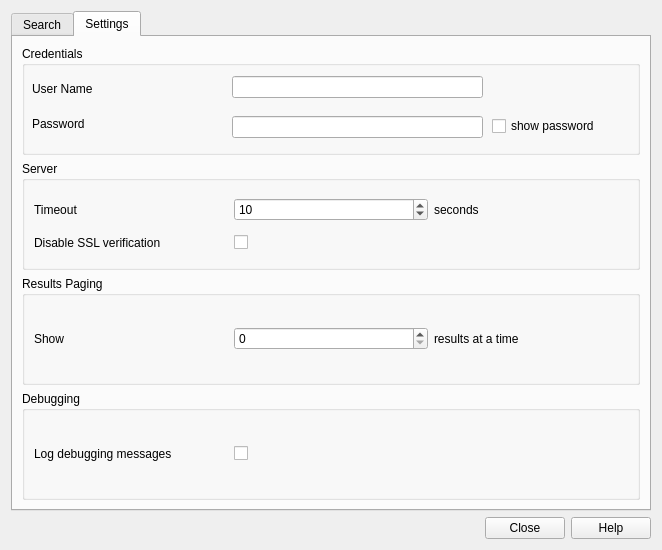
<?xml version="1.0" encoding="UTF-8"?>
<ui version="4.0">
 <class>QarcConnectDialog</class>
 <widget class="QDialog" name="QarcConnectDialog">
  <property name="geometry">
   <rect>
    <x>0</x>
    <y>0</y>
    <width>658</width>
    <height>550</height>
   </rect>
  </property>
  <property name="sizePolicy">
   <sizepolicy hsizetype="Expanding" vsizetype="Maximum">
    <horstretch>0</horstretch>
    <verstretch>0</verstretch>
   </sizepolicy>
  </property>
  <property name="windowTitle">
   <string>QarcConnect</string>
  </property>
  <layout class="QVBoxLayout" name="verticalLayout">
   <item>
    <widget class="QTabWidget" name="tabWidget">
     <property name="currentIndex">
      <number>1</number>
     </property>
     <widget class="QWidget" name="tabSearch">
      <attribute name="title">
       <string>Search</string>
      </attribute>
      <layout class="QVBoxLayout" name="verticalLayout_2">
       <item>
        <widget class="QGroupBox" name="groupBox">
         <property name="sizePolicy">
          <sizepolicy hsizetype="Expanding" vsizetype="Fixed">
           <horstretch>0</horstretch>
           <verstretch>0</verstretch>
          </sizepolicy>
         </property>
         <property name="title">
          <string>Find</string>
         </property>
         <layout class="QGridLayout" name="gridLayout_3">
          <item row="0" column="1">
           <widget class="QgsFilterLineEdit" name="leKeywords">
            <property name="sizePolicy">
             <sizepolicy hsizetype="Expanding" vsizetype="Fixed">
              <horstretch>0</horstretch>
              <verstretch>0</verstretch>
             </sizepolicy>
            </property>
           </widget>
          </item>
          <item row="0" column="0">
           <widget class="QLabel" name="label_3">
            <property name="text">
             <string>Keywords</string>
            </property>
           </widget>
          </item>
          <item row="2" column="3" colspan="2">
           <widget class="QPushButton" name="btnCanvasBbox">
            <property name="text">
             <string>Map extent</string>
            </property>
           </widget>
          </item>
          <item row="2" column="5">
           <widget class="QPushButton" name="btnSearch">
            <property name="text">
             <string>Search</string>
            </property>
           </widget>
          </item>
          <item row="1" column="3" colspan="2">
           <widget class="QPushButton" name="btnGlobalBbox">
            <property name="text">
             <string>Set global</string>
            </property>
           </widget>
          </item>
          <item row="0" column="3" colspan="3">
           <widget class="QComboBox" name="cmbConnectionsSearch">
            <property name="sizePolicy">
             <sizepolicy hsizetype="Expanding" vsizetype="Fixed">
              <horstretch>0</horstretch>
              <verstretch>0</verstretch>
             </sizepolicy>
            </property>
           </widget>
          </item>
          <item row="1" column="0" rowspan="2" colspan="3">
           <layout class="QGridLayout" name="gridLayout_2">
            <item row="0" column="0">
             <widget class="QLabel" name="label_4">
              <property name="text">
               <string>Xmax</string>
              </property>
             </widget>
            </item>
            <item row="0" column="1">
             <widget class="QLineEdit" name="leEast">
              <property name="enabled">
               <bool>true</bool>
              </property>
              <property name="minimumSize">
               <size>
                <width>85</width>
                <height>0</height>
               </size>
              </property>
              <property name="text">
               <string>180</string>
              </property>
             </widget>
            </item>
            <item row="0" column="2">
             <widget class="QLabel" name="label_7">
              <property name="text">
               <string>Ymax</string>
              </property>
             </widget>
            </item>
            <item row="0" column="3" colspan="2">
             <widget class="QLineEdit" name="leNorth">
              <property name="minimumSize">
               <size>
                <width>85</width>
                <height>0</height>
               </size>
              </property>
              <property name="text">
               <string>90</string>
              </property>
             </widget>
            </item>
            <item row="1" column="0">
             <widget class="QLabel" name="label_6">
              <property name="text">
               <string>Xmin</string>
              </property>
             </widget>
            </item>
            <item row="1" column="1">
             <widget class="QLineEdit" name="leWest">
              <property name="minimumSize">
               <size>
                <width>85</width>
                <height>0</height>
               </size>
              </property>
              <property name="text">
               <string>-180</string>
              </property>
             </widget>
            </item>
            <item row="1" column="2">
             <widget class="QLabel" name="label_8">
              <property name="text">
               <string>Ymin</string>
              </property>
             </widget>
            </item>
            <item row="1" column="3" colspan="2">
             <widget class="QLineEdit" name="leSouth">
              <property name="minimumSize">
               <size>
                <width>85</width>
                <height>0</height>
               </size>
              </property>
              <property name="text">
               <string>-90</string>
              </property>
             </widget>
            </item>
           </layout>
          </item>
          <item row="0" column="2">
           <widget class="QLabel" name="label">
            <property name="text">
             <string>        From</string>
            </property>
           </widget>
          </item>
         </layout>
        </widget>
       </item>
       <item>
        <widget class="QGroupBox" name="groupBox_2">
         <property name="sizePolicy">
          <sizepolicy hsizetype="Preferred" vsizetype="Expanding">
           <horstretch>0</horstretch>
           <verstretch>0</verstretch>
          </sizepolicy>
         </property>
         <property name="title">
          <string>Results</string>
         </property>
         <layout class="QGridLayout" name="gridLayout_5">
          <item row="1" column="0" colspan="3">
           <widget class="QLabel" name="lblResults">
            <property name="text">
             <string/>
            </property>
           </widget>
          </item>
          <item row="3" column="0">
           <widget class="QPushButton" name="btnFirst">
            <property name="text">
             <string>&lt;&lt;</string>
            </property>
           </widget>
          </item>
          <item row="1" column="3" colspan="2">
           <widget class="QPushButton" name="btnViewRawAPIResponse">
            <property name="text">
             <string>View Raw API Response</string>
            </property>
           </widget>
          </item>
          <item row="3" column="1">
           <widget class="QPushButton" name="btnPrev">
            <property name="minimumSize">
             <size>
              <width>145</width>
              <height>27</height>
             </size>
            </property>
            <property name="text">
             <string>&lt;</string>
            </property>
           </widget>
          </item>
          <item row="2" column="0" colspan="5">
           <widget class="QTreeWidget" name="treeRecords">
            <property name="toolTip">
             <string>Double-click to see full record information</string>
            </property>
            <property name="editTriggers">
             <set>QAbstractItemView::EditTrigger::NoEditTriggers</set>
            </property>
            <property name="alternatingRowColors">
             <bool>true</bool>
            </property>
            <property name="rootIsDecorated">
             <bool>false</bool>
            </property>
            <property name="itemsExpandable">
             <bool>false</bool>
            </property>
            <property name="sortingEnabled">
             <bool>true</bool>
            </property>
            <property name="allColumnsShowFocus">
             <bool>true</bool>
            </property>
            <attribute name="headerStretchLastSection">
             <bool>true</bool>
            </attribute>
            <column>
             <property name="text">
              <string>Type</string>
             </property>
            </column>
            <column>
             <property name="text">
              <string>Title</string>
             </property>
            </column>
           </widget>
          </item>
          <item row="3" column="4">
           <widget class="QPushButton" name="btnLast">
            <property name="minimumSize">
             <size>
              <width>140</width>
              <height>0</height>
             </size>
            </property>
            <property name="text">
             <string>&gt;&gt;</string>
            </property>
           </widget>
          </item>
          <item row="3" column="3">
           <widget class="QPushButton" name="btnNext">
            <property name="minimumSize">
             <size>
              <width>140</width>
              <height>0</height>
             </size>
            </property>
            <property name="text">
             <string>&gt;</string>
            </property>
           </widget>
          </item>
          <item row="5" column="0">
           <widget class="QToolButton" name="tbAddData">
            <property name="sizePolicy">
             <sizepolicy hsizetype="Expanding" vsizetype="Expanding">
              <horstretch>0</horstretch>
              <verstretch>0</verstretch>
             </sizepolicy>
            </property>
            <property name="minimumSize">
             <size>
              <width>145</width>
              <height>27</height>
             </size>
            </property>
            <property name="maximumSize">
             <size>
              <width>145</width>
              <height>27</height>
             </size>
            </property>
            <property name="text">
             <string>Add Data</string>
            </property>
            <property name="popupMode">
             <enum>QToolButton::ToolButtonPopupMode::InstantPopup</enum>
            </property>
            <property name="toolButtonStyle">
             <enum>Qt::ToolButtonStyle::ToolButtonTextOnly</enum>
            </property>
            <property name="autoRaise">
             <bool>false</bool>
            </property>
            <property name="arrowType">
             <enum>Qt::ArrowType::NoArrow</enum>
            </property>
            <action name="mActionAddWms">
             <property name="icon">
              <iconset>
               <normaloff>:/images/themes/default/mActionAddWmsLayer.svg</normaloff>:/images/themes/default/mActionAddWmsLayer.svg</iconset>
             </property>
             <property name="text">
              <string>Add WMS/WMTS</string>
             </property>
            </action>
            <action name="mActionAddWfs">
             <property name="icon">
              <iconset>
               <normaloff>:/images/themes/default/mActionAddWfsLayer.svg</normaloff>:/images/themes/default/mActionAddWfsLayer.svg</iconset>
             </property>
             <property name="text">
              <string>Add WFS</string>
             </property>
            </action>
            <action name="mActionAddWcs">
             <property name="icon">
              <iconset>
               <normaloff>:/images/themes/default/mActionAddWcsLayer.svg</normaloff>:/images/themes/default/mActionAddWcsLayer.svg</iconset>
             </property>
             <property name="text">
              <string>Add WCS</string>
             </property>
            </action>
            <action name="mActionAddAms">
             <property name="icon">
              <iconset>
               <normaloff>:/images/themes/default/mActionAddAmsLayer.svg</normaloff>:/images/themes/default/mActionAddAmsLayer.svg</iconset>
             </property>
             <property name="text">
              <string>Add ArcGIS MapServer</string>
             </property>
            </action>
            <action name="mActionAddAfs">
             <property name="icon">
              <iconset>
               <normaloff>:/images/themes/default/mActionAddAfsLayer.svg</normaloff>:/images/themes/default/mActionAddAfsLayer.svg</iconset>
             </property>
             <property name="text">
              <string>Add ArcGIS FeatureServer</string>
             </property>
            </action>
            <action name="mActionAddGisFile">
             <property name="icon">
              <iconset>
               <normaloff>:/images/themes/default/mActionAddAfsLayer.svg</normaloff>:/images/themes/default/mActionAddAfsLayer.svg</iconset>
             </property>
             <property name="text">
              <string>Add GIS File</string>
             </property>
            </action>
            <addaction name="mActionAddWms"/>
            <addaction name="mActionAddWfs"/>
            <addaction name="mActionAddWcs"/>
            <addaction name="mActionAddAms"/>
            <addaction name="mActionAddAfs"/>
            <addaction name="mActionAddGisFile"/>
           </widget>
          </item>
         </layout>
         <zorder>treeRecords</zorder>
         <zorder>lblResults</zorder>
         <zorder>btnPrev</zorder>
         <zorder>btnFirst</zorder>
         <zorder>btnViewRawAPIResponse</zorder>
         <zorder>btnLast</zorder>
         <zorder>btnNext</zorder>
         <zorder>tbAddData</zorder>
        </widget>
       </item>
      </layout>
     </widget>
     <widget class="QWidget" name="tabSettings">
      <attribute name="title">
       <string>Settings</string>
      </attribute>
      <layout class="QVBoxLayout" name="verticalLayout_4">
       <item>
        <widget class="QGroupBox" name="groupBox_6">
         <property name="title">
          <string>Credentials</string>
         </property>
         <widget class="QLabel" name="label_14">
          <property name="geometry">
           <rect>
            <x>10</x>
            <y>31</y>
            <width>195</width>
            <height>24</height>
           </rect>
          </property>
          <property name="text">
           <string>User Name</string>
          </property>
         </widget>
         <widget class="QLabel" name="label_15">
          <property name="geometry">
           <rect>
            <x>10</x>
            <y>70</y>
            <width>195</width>
            <height>16</height>
           </rect>
          </property>
          <property name="text">
           <string>Password</string>
          </property>
         </widget>
         <widget class="QLineEdit" name="UserNameInput">
          <property name="geometry">
           <rect>
            <x>210</x>
            <y>30</y>
            <width>251</width>
            <height>22</height>
           </rect>
          </property>
         </widget>
         <widget class="QLineEdit" name="password_input">
          <property name="geometry">
           <rect>
            <x>210</x>
            <y>70</y>
            <width>251</width>
            <height>22</height>
           </rect>
          </property>
          <property name="inputMethodHints">
           <set>Qt::InputMethodHint::ImhHiddenText|Qt::InputMethodHint::ImhNoAutoUppercase|Qt::InputMethodHint::ImhNoPredictiveText|Qt::InputMethodHint::ImhSensitiveData</set>
          </property>
          <property name="echoMode">
           <enum>QLineEdit::EchoMode::Password</enum>
          </property>
          <property name="clearButtonEnabled">
           <bool>true</bool>
          </property>
         </widget>
         <widget class="QCheckBox" name="show_password_checkbox">
          <property name="geometry">
           <rect>
            <x>470</x>
            <y>70</y>
            <width>121</width>
            <height>20</height>
           </rect>
          </property>
          <property name="text">
           <string>show password</string>
          </property>
         </widget>
        </widget>
       </item>
       <item>
        <widget class="QGroupBox" name="groupBox_4">
         <property name="title">
          <string>Server</string>
         </property>
         <layout class="QGridLayout" name="gridLayout_4">
          <item row="0" column="2">
           <widget class="QSpinBox" name="spnTimeout">
            <property name="value">
             <number>10</number>
            </property>
           </widget>
          </item>
          <item row="1" column="0">
           <widget class="QLabel" name="label_11">
            <property name="text">
             <string>Disable SSL verification</string>
            </property>
           </widget>
          </item>
          <item row="1" column="2">
           <widget class="QCheckBox" name="disableSSLVerification">
            <property name="text">
             <string/>
            </property>
           </widget>
          </item>
          <item row="0" column="3">
           <widget class="QLabel" name="label_9">
            <property name="text">
             <string>seconds</string>
            </property>
           </widget>
          </item>
          <item row="0" column="0">
           <widget class="QLabel" name="label_10">
            <property name="text">
             <string>Timeout</string>
            </property>
           </widget>
          </item>
         </layout>
        </widget>
       </item>
       <item>
        <widget class="QGroupBox" name="groupBox_3">
         <property name="title">
          <string>Results Paging</string>
         </property>
         <layout class="QHBoxLayout" name="horizontalLayout_2">
          <item>
           <widget class="QLabel" name="label_5">
            <property name="text">
             <string>Show</string>
            </property>
           </widget>
          </item>
          <item>
           <widget class="QSpinBox" name="spnRecords"/>
          </item>
          <item>
           <widget class="QLabel" name="label_2">
            <property name="text">
             <string>results at a time</string>
            </property>
            <property name="alignment">
             <set>Qt::AlignmentFlag::AlignLeading|Qt::AlignmentFlag::AlignLeft|Qt::AlignmentFlag::AlignVCenter</set>
            </property>
           </widget>
          </item>
         </layout>
        </widget>
       </item>
       <item>
        <widget class="QGroupBox" name="groupBox_5">
         <property name="title">
          <string>Debugging</string>
         </property>
         <layout class="QHBoxLayout" name="horizontalLayout">
          <item>
           <widget class="QLabel" name="label_12">
            <property name="text">
             <string>Log debugging messages</string>
            </property>
           </widget>
          </item>
          <item>
           <widget class="QCheckBox" name="logDebuggingMessages">
            <property name="text">
             <string/>
            </property>
           </widget>
          </item>
          <item>
           <widget class="QLabel" name="label_13">
            <property name="text">
             <string/>
            </property>
           </widget>
          </item>
         </layout>
        </widget>
       </item>
      </layout>
     </widget>
    </widget>
   </item>
   <item>
    <widget class="QDialogButtonBox" name="buttonBox">
     <property name="orientation">
      <enum>Qt::Orientation::Horizontal</enum>
     </property>
     <property name="standardButtons">
      <set>QDialogButtonBox::StandardButton::Close|QDialogButtonBox::StandardButton::Help</set>
     </property>
    </widget>
   </item>
  </layout>
 </widget>
 <customwidgets>
  <customwidget>
   <class>QgsFilterLineEdit</class>
   <extends>QLineEdit</extends>
   <header>qgsfilterlineedit.h</header>
  </customwidget>
 </customwidgets>
 <resources/>
 <connections>
  <connection>
   <sender>buttonBox</sender>
   <signal>accepted()</signal>
   <receiver>QarcConnectDialog</receiver>
   <slot>accept()</slot>
   <hints>
    <hint type="sourcelabel">
     <x>248</x>
     <y>254</y>
    </hint>
    <hint type="destinationlabel">
     <x>157</x>
     <y>274</y>
    </hint>
   </hints>
  </connection>
  <connection>
   <sender>buttonBox</sender>
   <signal>rejected()</signal>
   <receiver>QarcConnectDialog</receiver>
   <slot>reject()</slot>
   <hints>
    <hint type="sourcelabel">
     <x>316</x>
     <y>260</y>
    </hint>
    <hint type="destinationlabel">
     <x>286</x>
     <y>274</y>
    </hint>
   </hints>
  </connection>
 </connections>
</ui>
